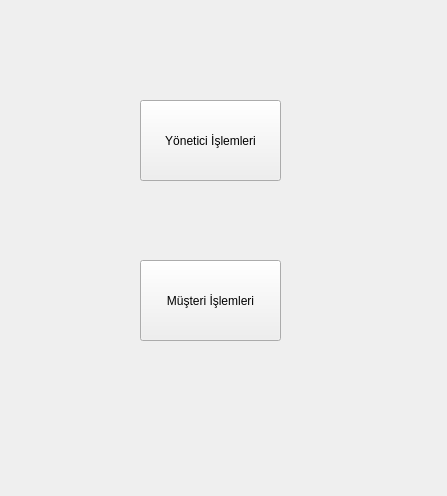
<?xml version="1.0" encoding="UTF-8"?>
<ui version="4.0">
 <class>form_kampanya</class>
 <widget class="QWidget" name="form_kampanya">
  <property name="geometry">
   <rect>
    <x>0</x>
    <y>0</y>
    <width>447</width>
    <height>496</height>
   </rect>
  </property>
  <property name="windowTitle">
   <string>Kampanya</string>
  </property>
  <widget class="QPushButton" name="btn_yonetici">
   <property name="geometry">
    <rect>
     <x>140</x>
     <y>100</y>
     <width>141</width>
     <height>81</height>
    </rect>
   </property>
   <property name="text">
    <string>Yönetici İşlemleri</string>
   </property>
  </widget>
  <widget class="QPushButton" name="btn_musteri">
   <property name="geometry">
    <rect>
     <x>140</x>
     <y>260</y>
     <width>141</width>
     <height>81</height>
    </rect>
   </property>
   <property name="text">
    <string>Müşteri İşlemleri</string>
   </property>
  </widget>
 </widget>
 <resources/>
 <connections/>
</ui>
